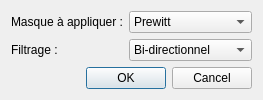
<?xml version="1.0" encoding="UTF-8"?>
<ui version="4.0">
 <class>EdgeDetectionConfigDialog</class>
 <widget class="QDialog" name="EdgeDetectionConfigDialog">
  <property name="windowModality">
   <enum>Qt::WindowModal</enum>
  </property>
  <property name="geometry">
   <rect>
    <x>0</x>
    <y>0</y>
    <width>337</width>
    <height>131</height>
   </rect>
  </property>
  <property name="sizePolicy">
   <sizepolicy hsizetype="Fixed" vsizetype="Fixed">
    <horstretch>0</horstretch>
    <verstretch>0</verstretch>
   </sizepolicy>
  </property>
  <property name="windowTitle">
   <string>Détection de contours</string>
  </property>
  <property name="modal">
   <bool>true</bool>
  </property>
  <layout class="QGridLayout" name="gridLayout">
   <property name="sizeConstraint">
    <enum>QLayout::SetFixedSize</enum>
   </property>
   <item row="0" column="0">
    <layout class="QFormLayout" name="formLayout">
     <property name="sizeConstraint">
      <enum>QLayout::SetDefaultConstraint</enum>
     </property>
     <item row="0" column="0">
      <widget class="QLabel" name="maskTypeLabel">
       <property name="text">
        <string>Masque à appliquer :</string>
       </property>
      </widget>
     </item>
     <item row="0" column="1">
      <widget class="QComboBox" name="maskTypeComboBox">
       <item>
        <property name="text">
         <string>Prewitt</string>
        </property>
       </item>
       <item>
        <property name="text">
         <string>Sobel</string>
        </property>
       </item>
       <item>
        <property name="text">
         <string>Kirsch</string>
        </property>
       </item>
      </widget>
     </item>
     <item row="1" column="0">
      <widget class="QLabel" name="filteringTypeLabel">
       <property name="text">
        <string>Filtrage :</string>
       </property>
      </widget>
     </item>
     <item row="1" column="1">
      <widget class="QComboBox" name="filteringTypeComboBox">
       <item>
        <property name="text">
         <string>Bi-directionnel</string>
        </property>
       </item>
       <item>
        <property name="text">
         <string>Multi-directionnel</string>
        </property>
       </item>
      </widget>
     </item>
    </layout>
   </item>
   <item row="1" column="0">
    <widget class="QDialogButtonBox" name="buttonBox">
     <property name="orientation">
      <enum>Qt::Horizontal</enum>
     </property>
     <property name="standardButtons">
      <set>QDialogButtonBox::Cancel|QDialogButtonBox::Ok</set>
     </property>
    </widget>
   </item>
  </layout>
 </widget>
 <resources/>
 <connections>
  <connection>
   <sender>buttonBox</sender>
   <signal>accepted()</signal>
   <receiver>EdgeDetectionConfigDialog</receiver>
   <slot>accept()</slot>
   <hints>
    <hint type="sourcelabel">
     <x>248</x>
     <y>254</y>
    </hint>
    <hint type="destinationlabel">
     <x>157</x>
     <y>274</y>
    </hint>
   </hints>
  </connection>
  <connection>
   <sender>buttonBox</sender>
   <signal>rejected()</signal>
   <receiver>EdgeDetectionConfigDialog</receiver>
   <slot>reject()</slot>
   <hints>
    <hint type="sourcelabel">
     <x>316</x>
     <y>260</y>
    </hint>
    <hint type="destinationlabel">
     <x>286</x>
     <y>274</y>
    </hint>
   </hints>
  </connection>
 </connections>
</ui>
